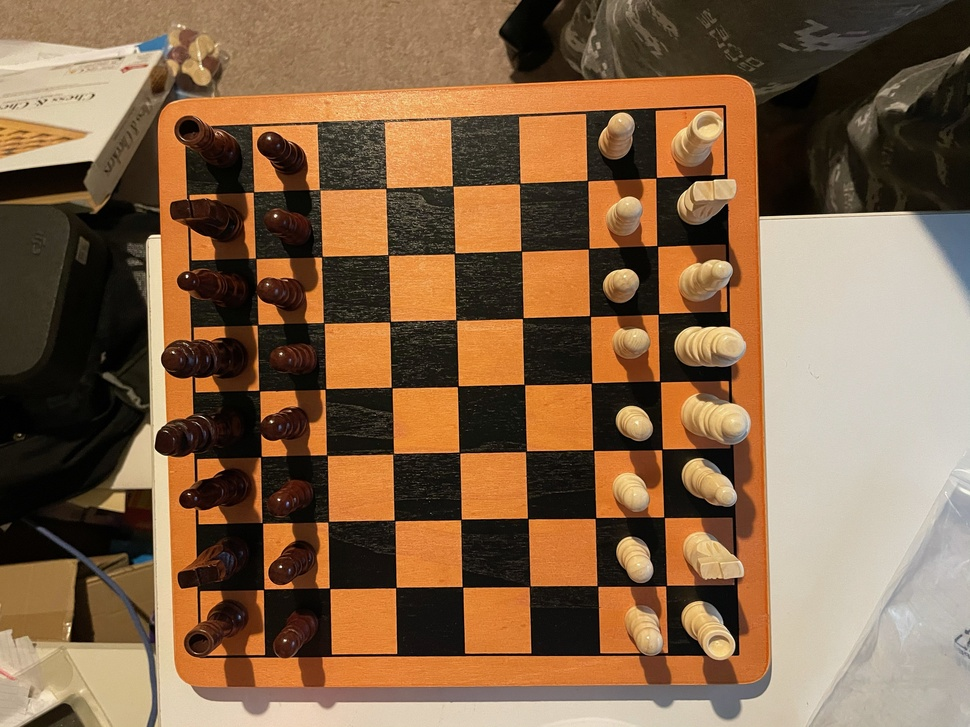
%> input picture boardpieces.jpeg, 970 x 727 px, shrunk from 4032 x 3024 before the run
$ octave chess_board_detectcheckerboard_real_board.m   (GNU Octave 9; MATLAB toolbox functions it lacks are replaced by stand-ins)
%> lines starting %> are read from the running program, lines starting %| are printed output that depends on the picture
% Author: Ashan Abey
% Date: 10/9/2020
% Tutorial 3 Activity 4
clear;
clc;
clf;
clf reset;

im = rgb2gray(imread('boardpieces.jpeg'));
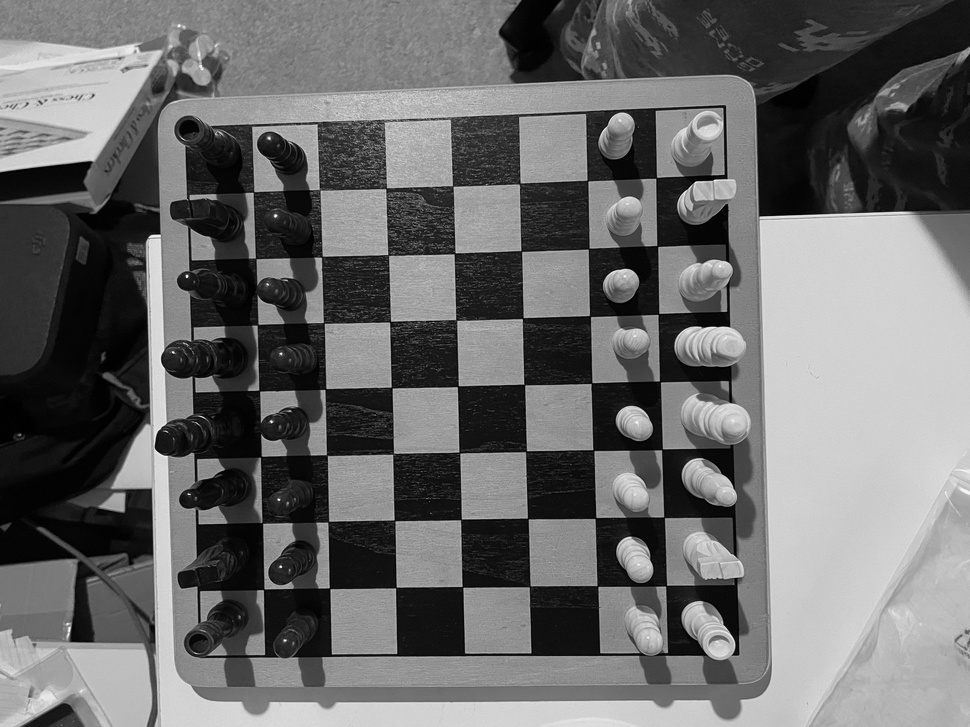
%> im: size 727x970 uint8; min 0, max 252, mean 106.6

im = imrotate(im, 90);
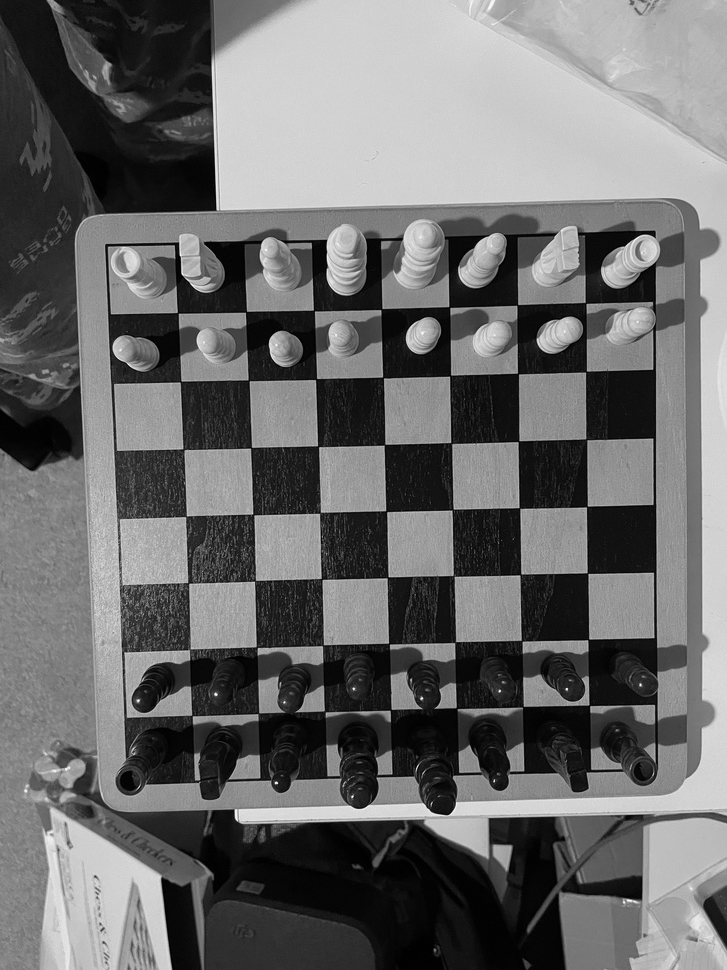
%> im: size 970x727 uint8; min 0, max 252, mean 106.6; mean of the top-left, top-right, bottom-left and bottom-right quarters 96.8, 142.9, 99.9, 86.9

im = imgaussfilt(im, 4);
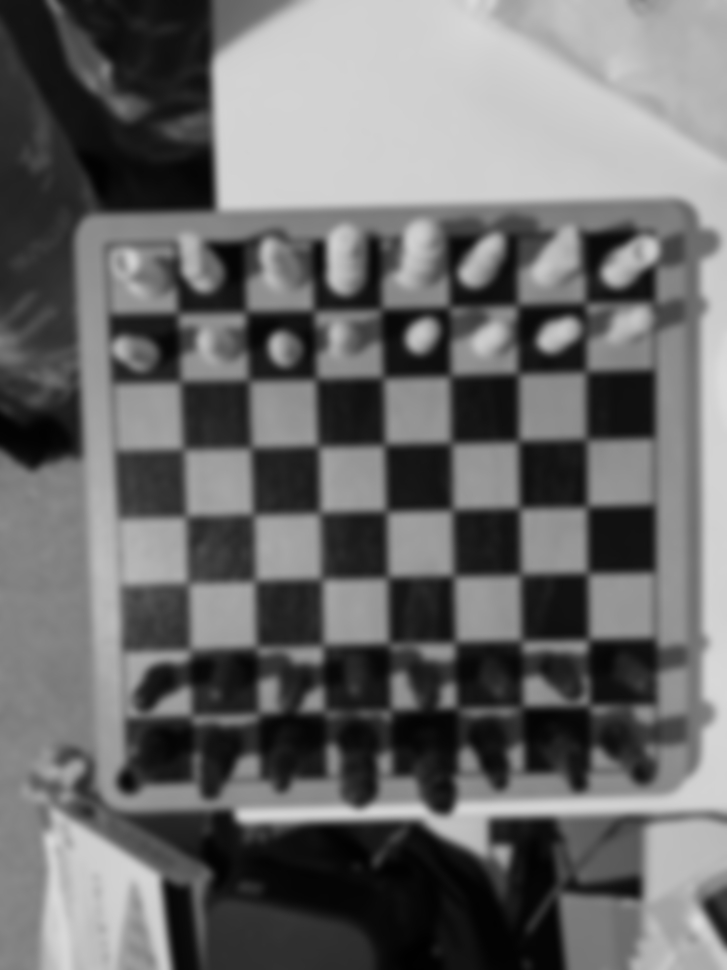
%> im: size 970x727 uint8; min 1, max 221, mean 106.6

se  = strel('disk',10,0);
im = imclose(im, se);
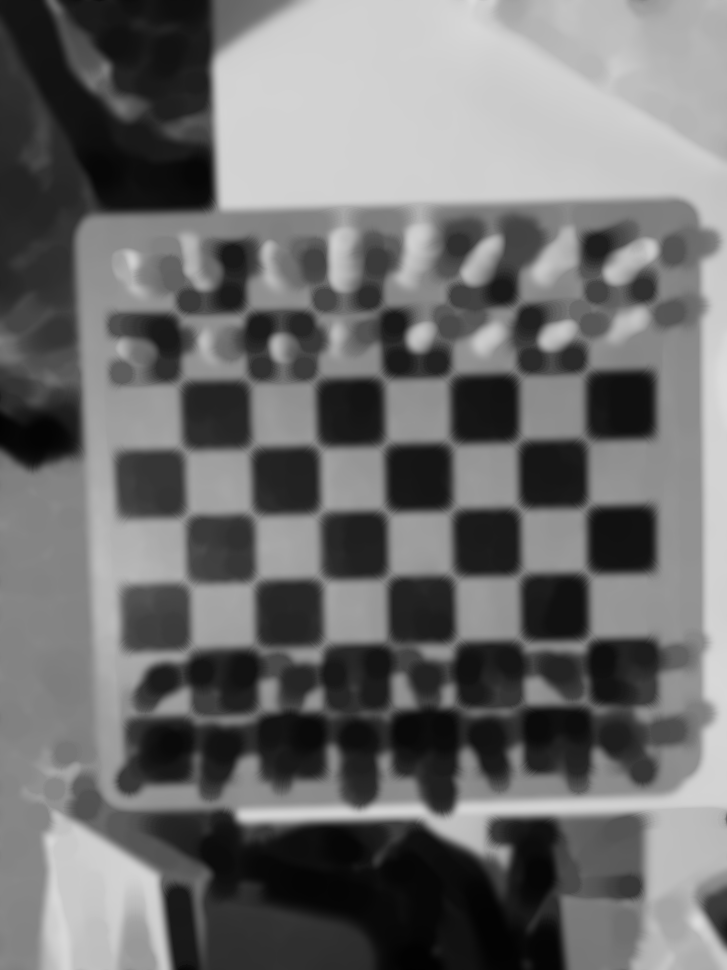
%> im: size 970x727 uint8; min 1, max 221, mean 109.9
imshow(im);


%> (the run ends here)

$ run again, with Test_chess_board_carpet.jpeg copied over boardpieces.jpeg
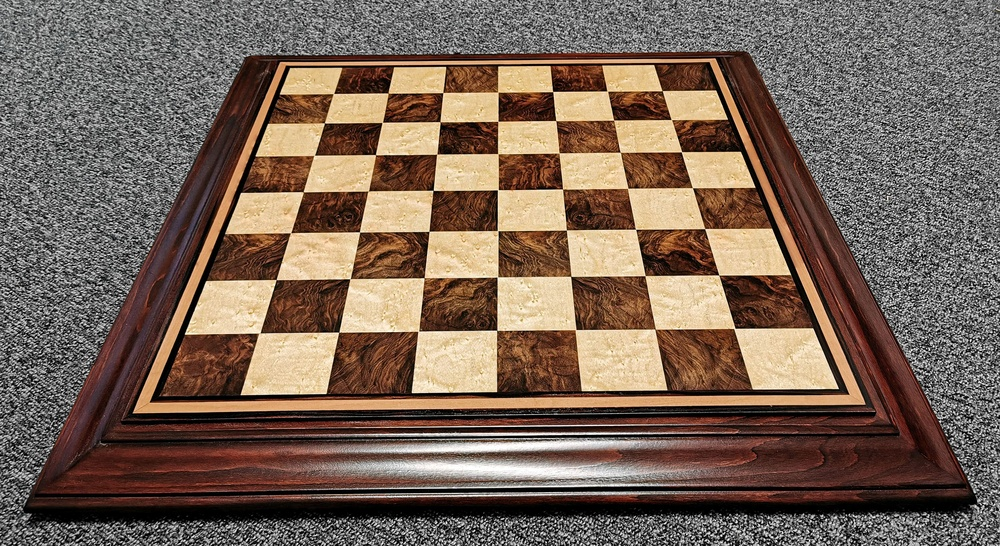
%> input picture Test_chess_board_carpet.jpeg, 1000 x 546 px, shrunk from 3616 x 1975 before the run
%> `im = imrotate(im, 90);`:
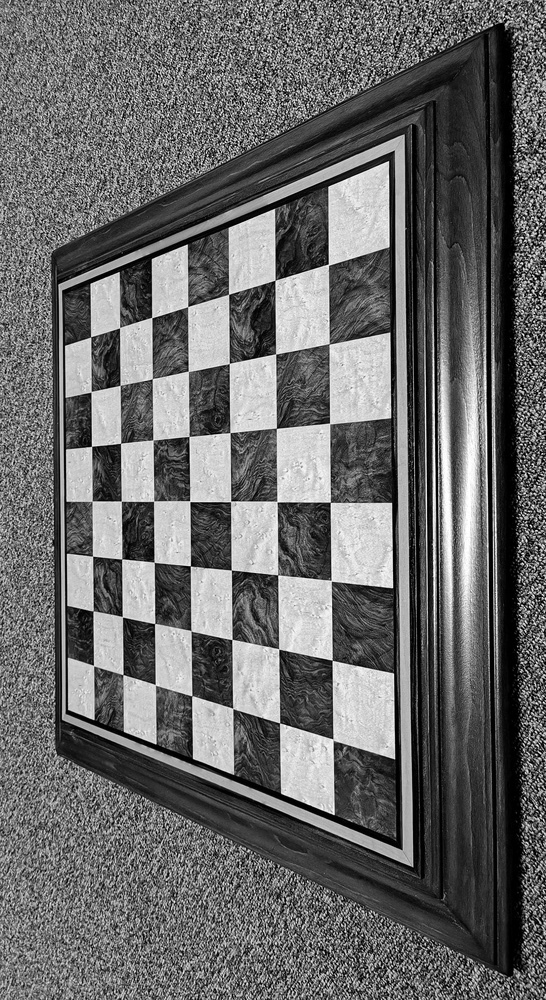
%> im: size 1000x546 uint8; min 0, max 255, mean 105.1; mean of the top-left, top-right, bottom-left and bottom-right quarters 116.4, 97, 114.1, 92.9
%> `im = imclose(im, se);`:
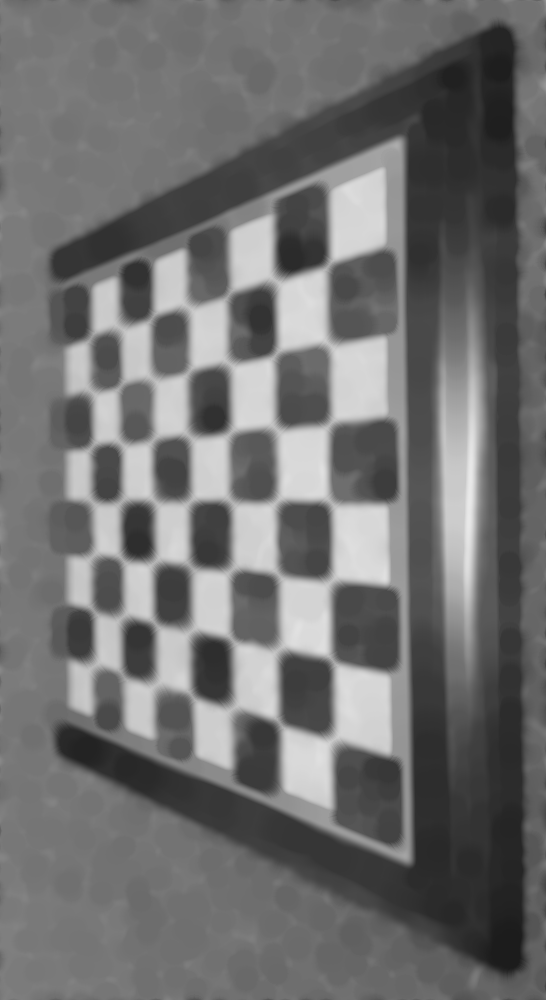
%> im: size 1000x546 uint8; min 28, max 233, mean 111.6

$ run again, with image3.jpeg copied over boardpieces.jpeg
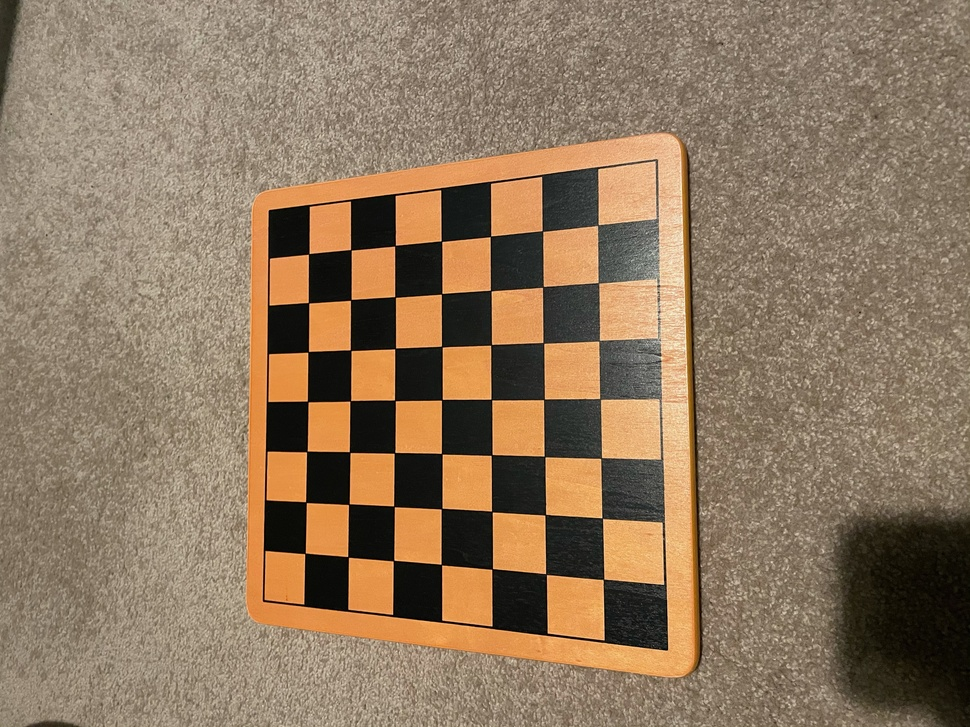
%> input picture image3.jpeg, 970 x 727 px, shrunk from 4032 x 3024 before the run
%> `im = rgb2gray(imread('boardpieces.jpeg'));`:
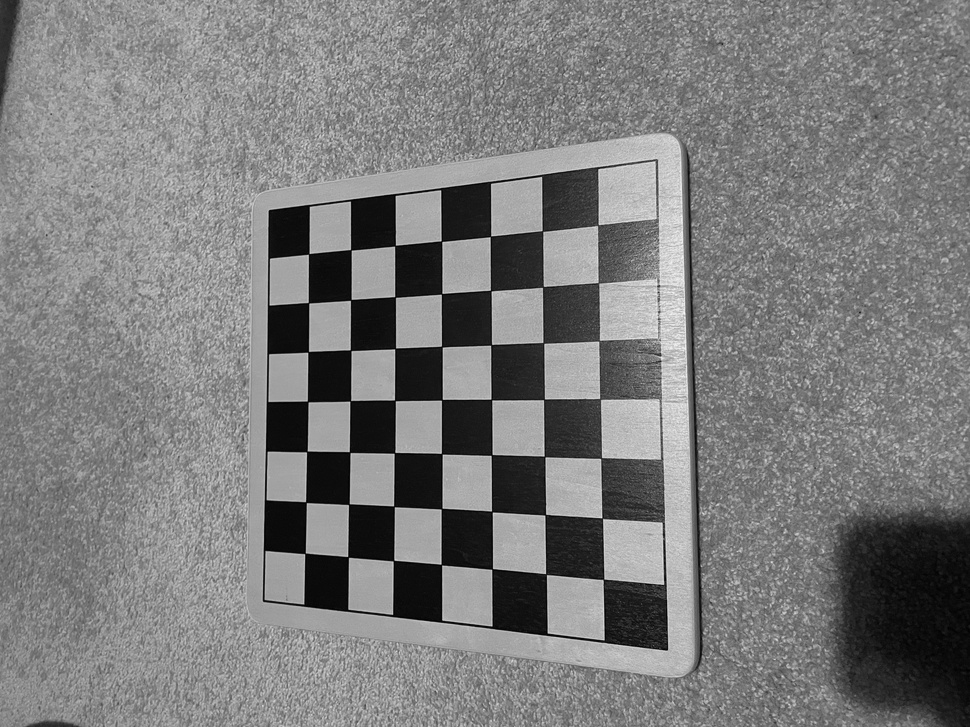
%> im: size 727x970 uint8; min 1, max 249, mean 123.9
%> `im = imgaussfilt(im, 4);`:
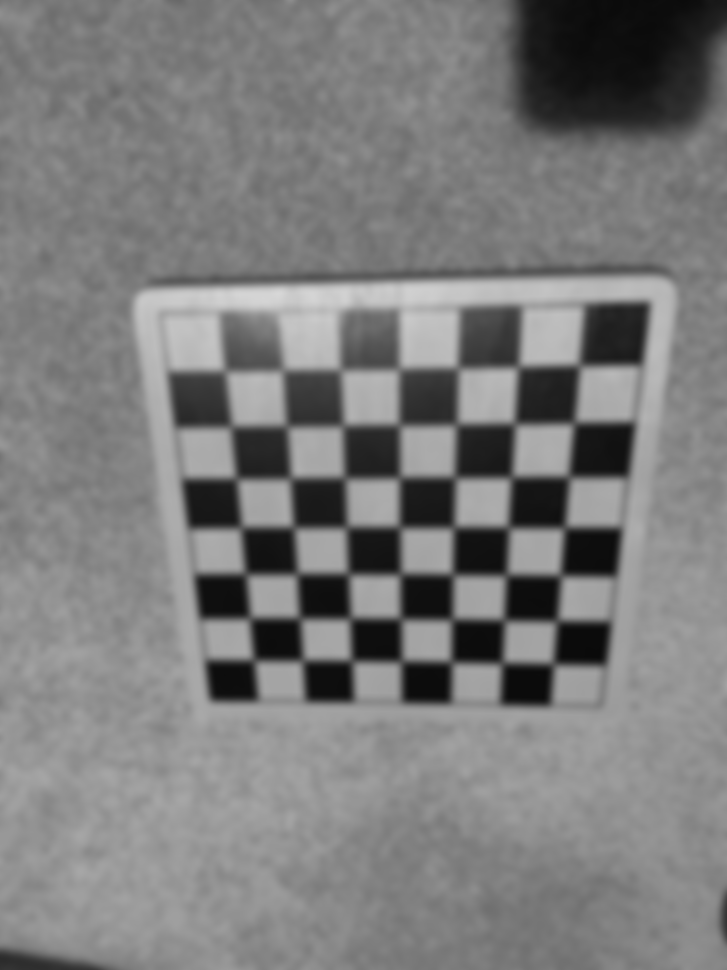
%> im: size 970x727 uint8; min 10, max 215, mean 123.9

$ run again, with image4.jpeg copied over boardpieces.jpeg
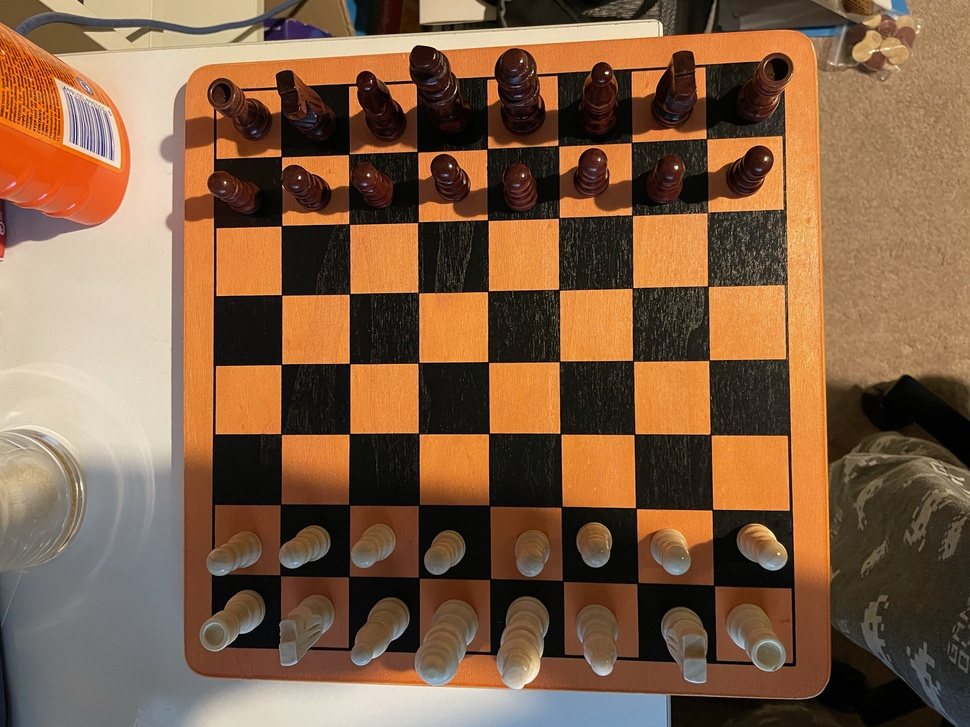
%> input picture image4.jpeg, 970 x 727 px, shrunk from 4032 x 3024 before the run
%> `im = rgb2gray(imread('boardpieces.jpeg'));`:
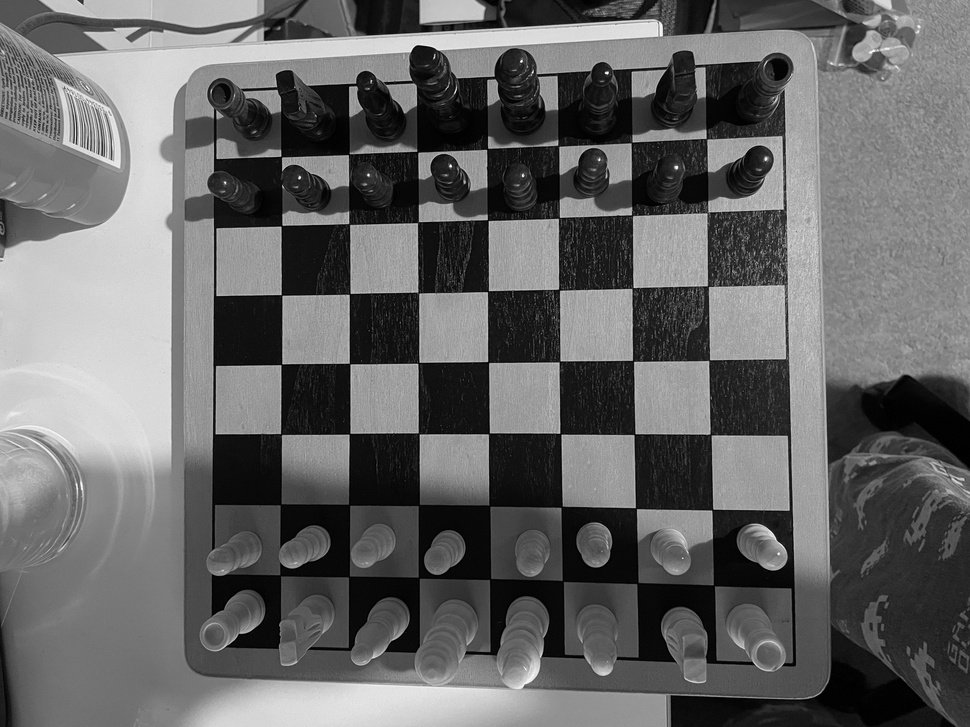
%> im: size 727x970 uint8; min 0, max 252, mean 101.9
%> `im = imclose(im, se);`:
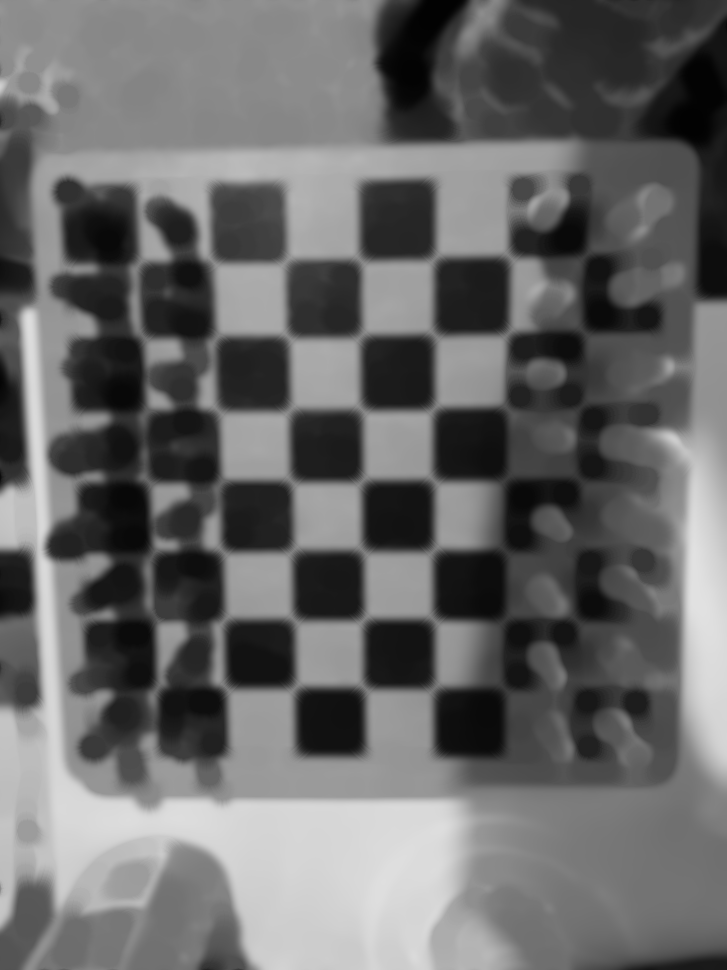
%> im: size 970x727 uint8; min 2, max 225, mean 104.8
